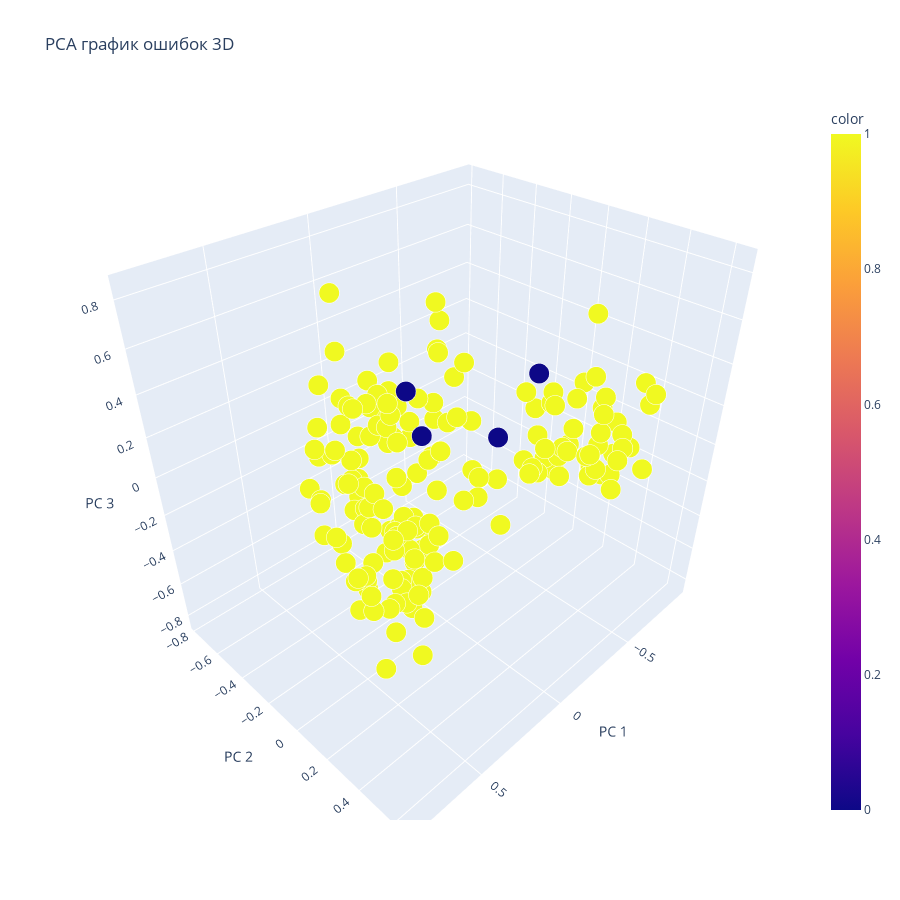

Notebook cell for this chart:
### Code cell
ACCURACY_SCORE_MY_SOLUTION(pred_ward, [2,0,1], [10, 20, 30])

### Figure 1 — Plotly figure (JSON) as saved in the notebook; plotly's stock layout.template omitted (floating-point values rounded to 4 significant figures; data arrays with more than 128 entries replaced by an {"elided": "..."} marker saying what was removed)
{"data": [{"hovertemplate": "PC 1=%{x}<br>PC 2=%{y}<br>PC 3=%{z}<br>size=%{marker.size}<br>color=%{marker.color}<extra></extra>", "legendgroup": "", "marker": {"color": {"elided": "178 int values"}, "coloraxis": "coloraxis", "opacity": 1, "size": {"elided": "178 float values"}, "sizemode": "area", "sizeref": 0.00025, "symbol": "circle"}, "mode": "markers", "name": "", "scene": "scene", "showlegend": false, "type": "scatter3d", "x": {"elided": "178 float values"}, "y": {"elided": "178 float values"}, "z": {"elided": "178 float values"}}], "layout": {"coloraxis": {"colorbar": {"title": {"text": "color"}}, "colorscale": [[0, "#0d0887"], [0.1111, "#46039f"], [0.2222, "#7201a8"], [0.3333, "#9c179e"], [0.4444, "#bd3786"], [0.5556, "#d8576b"], [0.6667, "#ed7953"], [0.7778, "#fb9f3a"], [0.8889, "#fdca26"], [1, "#f0f921"]]}, "height": 900, "legend": {"itemsizing": "constant", "tracegroupgap": 0}, "scene": {"domain": {"x": [0, 1], "y": [0, 1]}, "xaxis": {"title": {"text": "PC 1"}}, "yaxis": {"title": {"text": "PC 2"}}, "zaxis": {"title": {"text": "PC 3"}}}, "title": {"text": "PCA график ошибок 3D"}, "width": 900}}
